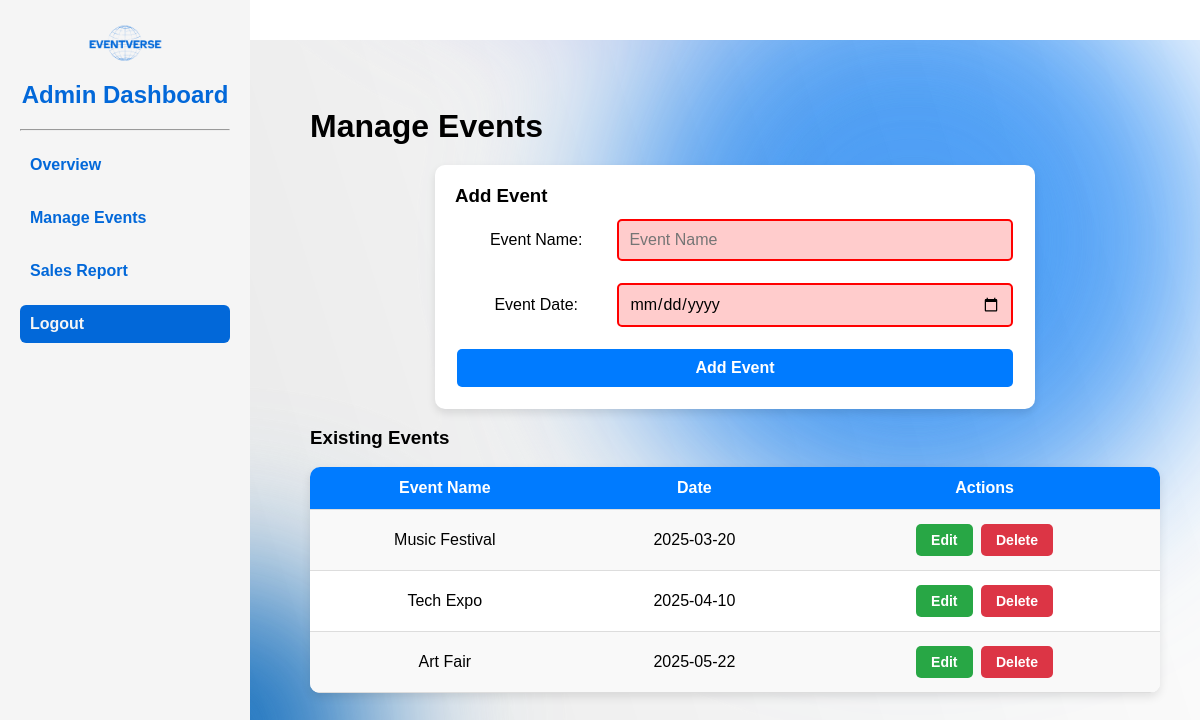
/pages/manage_events.php (signed in), run on the app's committed database.
### tables this page shows
CREATE TABLE `events` (
  `id` int(11) NOT NULL,
  `name` varchar(255) NOT NULL,
  `description` text DEFAULT NULL,
  `category` varchar(100) DEFAULT NULL,
  `date` date NOT NULL,
  `time` time DEFAULT NULL,
  `venue` varchar(255) DEFAULT NULL,
  `created_by` int(11) DEFAULT NULL
);

### pages/manage_events.php (the view, shortened to what this page needs)
<?php
include 'config.php';
$events = $conn->query("SELECT id, name, date FROM events");
?>
<!DOCTYPE html>
<html lang="en">
<head>
    <link rel="stylesheet" href="/event_booking/css/style.css">
</head>
<body class="admin-layout">
<div class="sidebar">
    <img src="/event_booking/images/logo.png" alt="Event Booking Logo" class="logo">
    <h2 class="admin-title">Admin Dashboard</h2><hr>
    <ul>
        <li><a href="admin_dashboard.php">Overview</a></li>
        <li><a href="manage_events.php">Manage Events</a></li>
        <li><a href="sales_report.php">Sales Report</a></li>
        <li><a href="logout.php" class="logout-btn">Logout</a></li>
    </ul>
</div>
<div class="main-content">
    <h1>Manage Events</h1>
    <div class="form-container">
        <h3>Add Event</h3>
        <form method="post">
            <table>
                <tr>
                    <td><label>Event Name:</label></td>
                    <td><input type="text" name="name" placeholder="Event Name" required></td>
                </tr>
                <tr>
                    <td><label>Event Date:</label></td>
                    <td><input type="date" name="date" required></td>
                </tr>
                <tr>
                    <td colspan="2">
                        <button type="submit" name="add_event">Add Event</button>
                    </td>
                </tr>
            </table>
        </form>
    </div>
    <br>
    <h3>Existing Events</h3><br>
    <table class="event-table">
        <tr>
            <th>Event Name</th>
            <th>Date</th>
            <th>Actions</th>
        </tr>
        <?php while ($row = $events->fetch_assoc()): ?>
            <tr>
                <td><?php echo htmlspecialchars($row['name']); ?></td>
                <td><?php echo htmlspecialchars($row['date']); ?></td>
                <td>
                    <button class="edit-btn" data-id="<?php echo $row['id']; ?>"
                            data-name="<?php echo htmlspecialchars(addslashes($row['name'])); ?>"
                            data-date="<?php echo htmlspecialchars($row['date']); ?>">
                        Edit
                    </button>
                    <a href="delete_event.php?id=<?php echo $row['id']; ?>" class="delete-btn">Delete</a>
                </td>
            </tr>
        <?php endwhile; ?>
    </table>
</div>
</body>
</html>

### css/style.css (style rules this page uses)
* { margin: 0; padding: 0; box-sizing: border-box; font-family: 'Poppins', sans-serif; }
body { background: url('/event_booking/images/background-body.png') no-repeat center center fixed; display: flex; justify-content: center; align-items: center; min-height: 100vh; }
h2 { margin-bottom: 20px; color: #333; font-weight: 600; }
form { display: flex; flex-direction: column; }
input, select { width: 100%; padding: 12px; margin: 10px 0; border: 2px solid #ccc; border-radius: 8px; font-size: 16px; transition: all 0.3s ease; }
button, .btn { width: 100%; padding: 12px; background: linear-gradient(135deg, #007bff, #0056b3); color: white; border: none; border-radius: 8px; font-size: 16px; cursor: pointer; transition: all 0.3s ease-in-out; font-weight: 600; text-align: center; display: inline-block; text-decoration: none; }
a { color: #007bff; text-decoration: none; font-weight: 600; }
.sidebar { width: 250px; background: whitesmoke; color: #0268D9; padding: 20px; display: flex; flex-direction: column; height: 100vh; position: fixed; top: 0; left: 0; }
.sidebar h2 { text-align: center; margin-bottom: 20px; font-weight: 600; }
.sidebar ul { list-style: none; padding: 0; }
.sidebar ul li { margin: 15px 0; }
.sidebar ul li a { color: #0268D9; text-decoration: none; font-size: 16px; padding: 10px; display: block; border-radius: 6px; transition: background 0.3s ease; }
.sidebar ul li a:hover, .sidebar ul li a.logout-btn { background: #0268D9; color: whitesmoke; }
.main-content { margin-left: 270px; padding: 40px; flex: 1; }
.event-table { width: 100%; border-collapse: collapse; background: #fff; border-radius: 10px; overflow: hidden; box-shadow: 0 4px 10px rgba(0, 0, 0, 0.1); }
.event-table th, .event-table td { padding: 12px 15px; text-align: left; border-bottom: 1px solid #ddd; }
.event-table th { background: #007BFF; color: white; font-weight: bold; text-align: center; }
.event-table td { text-align: center; }
.event-table tr:nth-child(even) { background: #f9f9f9; }
td .edit-btn, td .delete-btn { display: inline-block; width: auto; padding: 8px 15px; font-size: 14px; text-align: center; border: none; cursor: pointer; border-radius: 5px; margin: 2px; }
.edit-btn { background: #28a745; color: white; }
.delete-btn { background: #dc3545; color: white; }
td { text-align: center; white-space: nowrap; }
.form-container { background: white; padding: 20px; border-radius: 10px; box-shadow: 0px 4px 8px rgba(0, 0, 0, 0.1); max-width: 600px; margin: auto; margin-top: 20px; }
.form-container table { width: 100%; }
.form-container input, .form-container button { width: 100%; padding: 10px; margin-top: 10px; border: 1px solid #ccc; border-radius: 5px; }
.form-container button { background: #007BFF; color: white; border: none; cursor: pointer; }
.logo { display: block; margin: 0 auto; width: 100px; height: auto; padding-bottom: 15px; }
.admin-title { color: #0268D9; }
input:invalid { border: 2px solid red; background-color: #ffcccc; }

### data on the page
events: name "Music Festival", date "2025-03-20"
events: name "Tech Expo", date "2025-04-10"
events: name "Art Fair", date "2025-05-22"
